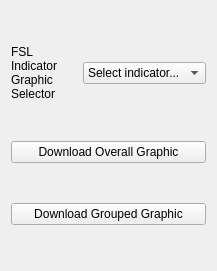
          <widget class="QWidget" name="layoutWidget">
           <property name="geometry">
            <rect>
             <x>10</x>
             <y>390</y>
             <width>217</width>
             <height>271</height>
            </rect>
           </property>
           <layout class="QVBoxLayout" name="verticalLayout_4">
            <item>
             <layout class="QHBoxLayout" name="horizontalLayout_13">
              <item>
               <widget class="QLabel" name="analysis_fsl_indicator_select_label">
                <property name="text">
                 <string>FSL Indicator Graphic Selector</string>
                </property>
                <property name="wordWrap">
                 <bool>true</bool>
                </property>
               </widget>
              </item>
              <item>
               <widget class="QComboBox" name="analysis_fsl_indicator_select_input">
                <item>
                 <property name="text">
                  <string>Select indicator...</string>
                 </property>
                </item>
               </widget>
              </item>
             </layout>
            </item>
            <item>
             <widget class="QPushButton" name="analysis_fsl_download_graphic_overall">
              <property name="text">
               <string>Download Overall Graphic</string>
              </property>
             </widget>
            </item>
            <item>
             <widget class="QPushButton" name="analysis_fsl_download_graphic_grouped">
              <property name="text">
               <string>Download Grouped Graphic</string>
              </property>
             </widget>
            </item>
           </layout>
          </widget>
